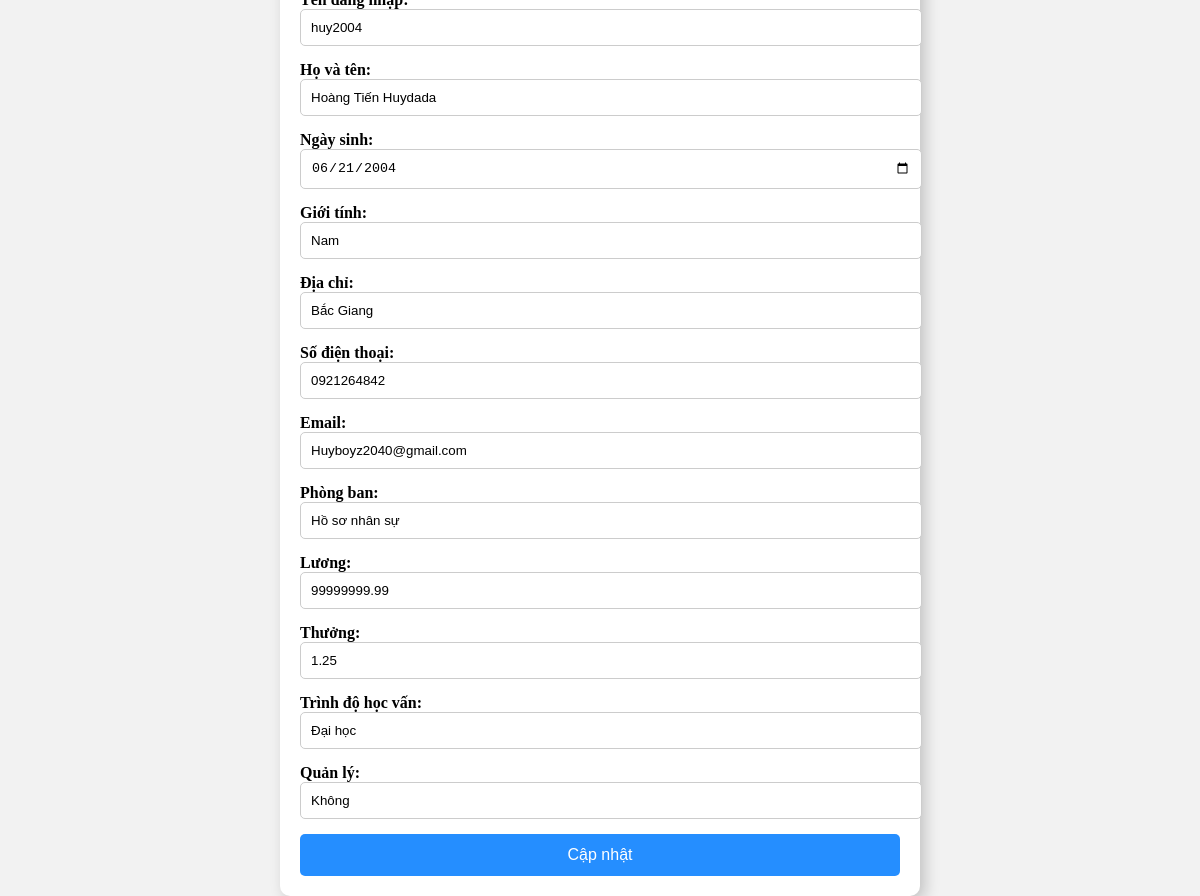
/edit_employee.php?id=452004, run on the app's committed database.
### tables this page shows
CREATE TABLE `nhan_su` (
  `id` int(11) NOT NULL,
  `ma_nhan_su` varchar(100) DEFAULT NULL,
  `ten_dang_nhap` varchar(100) DEFAULT NULL,
  `ho_va_ten` varchar(255) DEFAULT NULL,
  `ngay_sinh` date DEFAULT NULL,
  `gioi_tinh` varchar(10) DEFAULT NULL,
  `dia_chi` varchar(255) DEFAULT NULL,
  `so_dien_thoai` varchar(15) DEFAULT NULL,
  `email` varchar(255) DEFAULT NULL,
  `phong_ban` varchar(100) DEFAULT NULL,
  `luong` decimal(10,2) DEFAULT NULL,
  `thuong` decimal(10,2) DEFAULT NULL,
  `trinh_do_hoc_van` varchar(50) DEFAULT NULL,
  `quan_ly` varchar(255) DEFAULT NULL
);

### edit_employee.php (the view, shortened to what this page needs)
<?php
$servername = "localhost";
$username = "root";
$password = "";
$dbname = "qlbxbus";
$conn = new mysqli($servername, $username, $password, $dbname);
$employee_id = isset($_GET['id']) ? $_GET['id'] : null;
if ($employee_id) {
    $sql = "SELECT * FROM nhan_su WHERE ma_nhan_su = $employee_id";
    $result = $conn->query($sql);
    $employee = $result->fetch_assoc();
} else {
    echo "Không có nhân viên nào được chọn.";
    exit;
}
?>
<!DOCTYPE html>
<html lang="vi">
<head>
</head>
<body>
    <div class="container">
        <form method="POST" action="">
            <div class="form-group">
                <label for="ten_dang_nhap">Tên đăng nhập:</label>
                <input type="text" id="ten_dang_nhap" name="ten_dang_nhap" value="<?php echo $employee['ten_dang_nhap']; ?>" required>
            </div>
            <div class="form-group">
                <label for="ho_va_ten">Họ và tên:</label>
                <input type="text" id="ho_va_ten" name="ho_va_ten" value="<?php echo $employee['ho_va_ten']; ?>" required>
            </div>
            <div class="form-group">
                <label for="ngay_sinh">Ngày sinh:</label>
                <input type="date" id="ngay_sinh" name="ngay_sinh" value="<?php echo $employee['ngay_sinh']; ?>" required>
            </div>
            <div class="form-group">
                <label for="gioi_tinh">Giới tính:</label>
                <input type="text" id="gioi_tinh" name="gioi_tinh" value="<?php echo $employee['gioi_tinh']; ?>" required>
            </div>
            <div class="form-group">
                <label for="dia_chi">Địa chỉ:</label>
                <input type="text" id="dia_chi" name="dia_chi" value="<?php echo $employee['dia_chi']; ?>" required>
            </div>
            <div class="form-group">
                <label for="so_dien_thoai">Số điện thoại:</label>
                <input type="text" id="so_dien_thoai" name="so_dien_thoai" value="<?php echo $employee['so_dien_thoai']; ?>" required>
            </div>
            <div class="form-group">
                <label for="email">Email:</label>
                <input type="email" id="email" name="email" value="<?php echo $employee['email']; ?>" required>
            </div>
            <div class="form-group">
                <label for="phong_ban">Phòng ban:</label>
                <input type="text" id="phong_ban" name="phong_ban" value="<?php echo $employee['phong_ban']; ?>" required>
            </div>
            <div class="form-group">
                <label for="luong">Lương:</label>
                <input type="text" id="luong" name="luong" value="<?php echo $employee['luong']; ?>" required>
            </div>
            <div class="form-group">
                <label for="thuong">Thưởng:</label>
                <input type="text" id="thuong" name="thuong" value="<?php echo $employee['thuong']; ?>" required>
            </div>
            <div class="form-group">
                <label for="trinh_do_hoc_van">Trình độ học vấn:</label>
                <input type="text" id="trinh_do_hoc_van" name="trinh_do_hoc_van" value="<?php echo $employee['trinh_do_hoc_van']; ?>" required>
            </div>
            <div class="form-group">
                <label for="quan_ly">Quản lý:</label>
                <input type="text" id="quan_ly" name="quan_ly" value="<?php echo $employee['quan_ly']; ?>" required>
            </div>
            <button type="submit" class="flat-button">Cập nhật</button>
        </form>
    </div>
</body>
</html>

### edit_employee.php (style rules this page uses)
body { font-family: "Times New Roman", sans-serif; background-color: #f2f2f2; height: 100vh; display: flex; justify-content: center; align-items: center; margin: 0; }
.container { width: 600px; padding: 20px; background-color: white; border-radius: 10px; box-shadow: 5px 5px 15px rgba(0, 0, 0, 0.2); text-align: center; }
.form-group { text-align: left; margin-bottom: 15px; }
.form-group label { font-weight: bold; }
.form-group input { width: 100%; padding: 10px; border: 1px solid #ccc; border-radius: 5px; }
.flat-button { background-color: #258eff; color: white; border: none; font-size: 16px; padding: 12px 18px; cursor: pointer; border-radius: 5px; width: 100%; }

### data on the page
nhan_su: ten_dang_nhap "huy2004", ho_va_ten "Hoàng Tiến Huydada", ngay_sinh "06/21/2004", gioi_tinh "Nam", dia_chi "Bắc Giang", so_dien_thoai "0921264842", email "Huyboyz2040@gmail.com", phong_ban "Hồ sơ nhân sự", luong "99999999.99", thuong "1.25", trinh_do_hoc_van "Đại học", quan_ly "Không"
